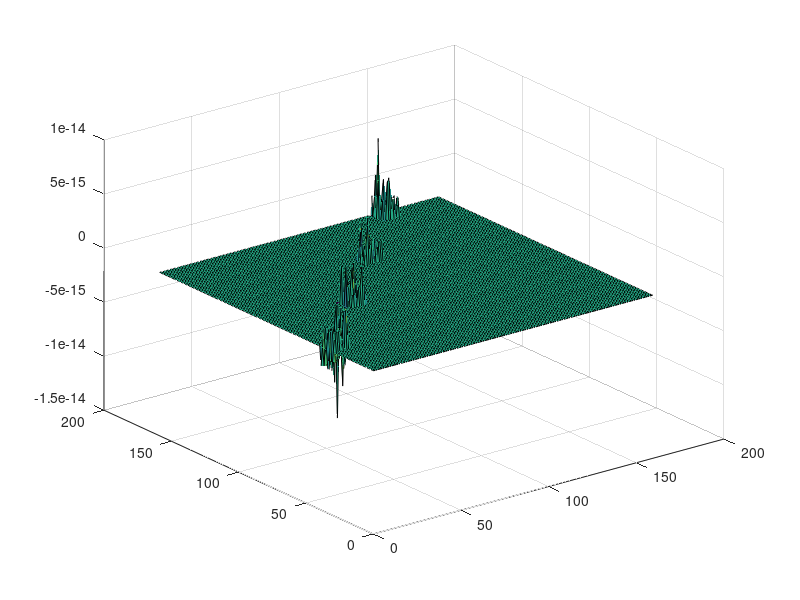
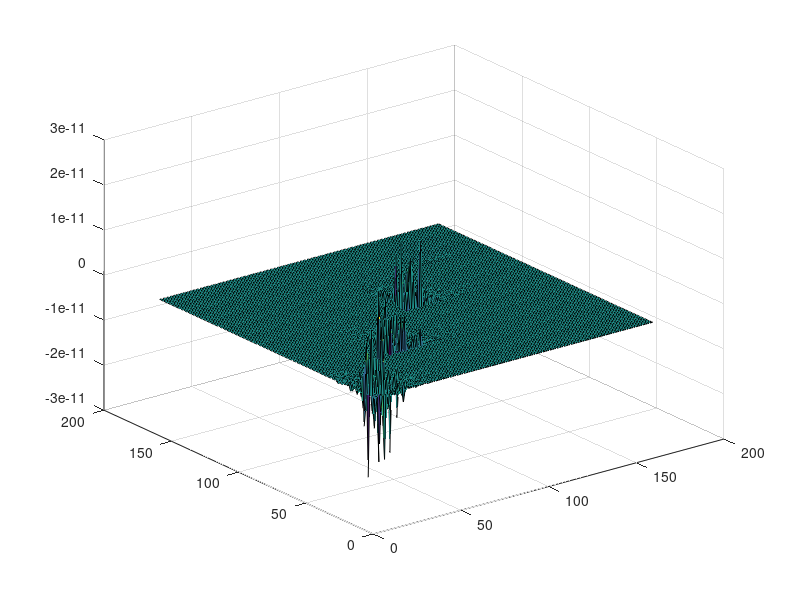

Write MATLAB code to recreate these figures, in order.
disp('Testing for Lemma 1 ...');

N = 15; % N+1 blocks
np = 10; % number of points per block
k = 4; % skip every k blocks

Md = rand(N*np,np); % consists of lower triangular blocks of L

L = eye((N+1)*np);
for i = 1:N
   L(i*np+1:(i+1)*np,(i-1)*np+1:i*np) = -Md((i-1)*np+1:i*np,:); 
end

LM = L;
for i = 1:floor(N/k)
    LM(i*k*np+1:i*k*np+np,i*k*np-np+1:i*k*np) = 0;
end

LMinv = eye((N+1)*np);
for i = 1:N+1
    for j = 1:N+1
        if (i-j >= 1) && (i-j <= mod(i-1,k))
            for m = 1:i-j
                if m==1
                    LMinv((i-1)*np+1:i*np,(j-1)*np+1:j*np) = eye(np);
                    LMinv((i-1)*np+1:i*np,(j-1)*np+1:j*np) = ...
                        LMinv((i-1)*np+1:i*np,(j-1)*np+1:j*np)* ...
                        Md((i-m-1)*np+1:(i-m)*np,:);                    
                else
                    LMinv((i-1)*np+1:i*np,(j-1)*np+1:j*np) = ...
                        LMinv((i-1)*np+1:i*np,(j-1)*np+1:j*np)* ...
                        Md((i-m-1)*np+1:(i-m)*np,:);
                end
            end
        end
    end
end

Lem1_test1 = norm(LMinv-inv(LM),inf)/norm(LMinv,inf) % want close to zero
Lem1_test2 = norm(LM*LMinv-eye((N+1)*np),inf) % want close to zero
figure(1), surf(LM*LMinv-eye((N+1)*np)) % want close to identity matrix

%%
disp('Testing for Lemma 2 ...');

A = zeros((N+1)*np,(N+1)*np);
for n = 1:floor(N/k) % second term of A
    i = n*k+1;
    for j = (n-1)*k+1:n*k
        A((i-1)*np+1:i*np,(j-1)*np+1:j*np) = -eye(np);
        for t = j:n*k
            A((i-1)*np+1:i*np,(j-1)*np+1:j*np) = ...
                A((i-1)*np+1:i*np,(j-1)*np+1:j*np)* ...
                Md((n*k-t+j-1)*np+1:(n*k-t+j)*np,:);
        end
    end
end
A = A+A'; % to take account of third term as well

A1stTerm = zeros((N+1)*np,(N+1)*np);
for n = 1:floor(N/k) % first term of A
    for i = (n-1)*k+1:n*k
        for j = (n-1)*k+1:n*k
            A1stTerm((i-1)*np+1:i*np,(j-1)*np+1:j*np) = eye(np);
            for t = i:n*k
                A1stTerm((i-1)*np+1:i*np,(j-1)*np+1:j*np) = ...
                    A1stTerm((i-1)*np+1:i*np,(j-1)*np+1:j*np)* ...
                    Md((t-1)*np+1:t*np,:)';
            end
            for q = j:n*k
                A1stTerm((i-1)*np+1:i*np,(j-1)*np+1:j*np) = ...
                    A1stTerm((i-1)*np+1:i*np,(j-1)*np+1:j*np)* ...
                    Md((n*k-q+j-1)*np+1:(n*k-q+j)*np,:);
            end
        end
    end
end

A = eye((N+1)*np)+A1stTerm+A;

Lem2_test = norm(LMinv'*(L'*L)*LMinv-A,inf)/norm(A,inf) % want close to 0
figure(2), surf(LMinv'*(L'*L)*LMinv-A) % want close to zero matrix